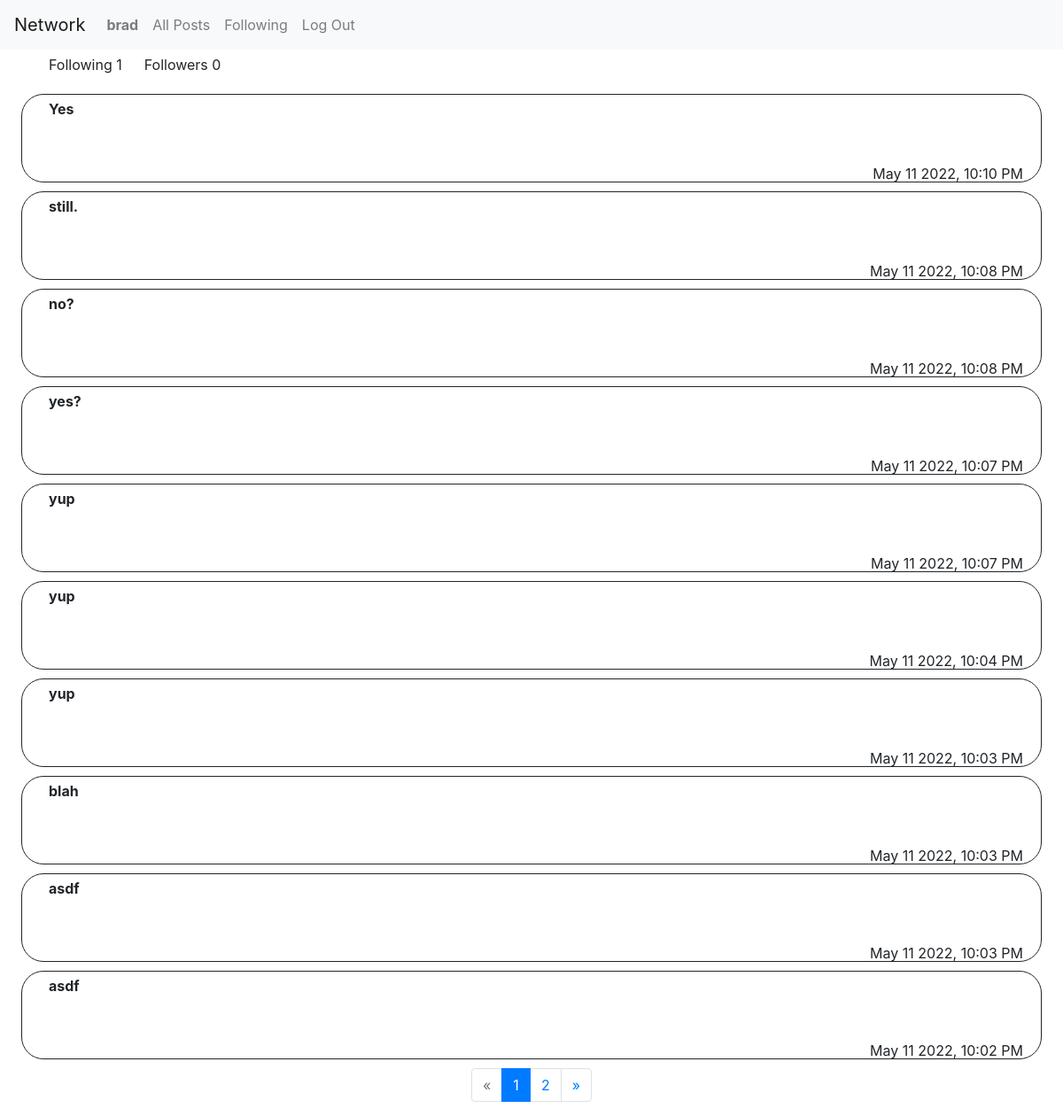
The page /profile/brad on the database its author committed.
### network/models.py (models this page shows)
class User(AbstractUser):
    username = models.CharField(max_length=24, default=None, unique=True)
    email = models.EmailField(max_length=20, default=None, unique=True)

class Post(models.Model):
    author = models.ForeignKey(User, on_delete=models.CASCADE, default=None, related_name="author")
    text = models.TextField(default=None)
    time = models.DateTimeField(auto_now_add=True)
    def serialize(self, same):
        return {
            "id": self.id,
            "author": self.author.username,
            "text": self.text,
            "time": self.time.strftime("%b %d %Y, %I:%M %p"),
            "same": same
        }

### network/views.py (the view)
# urls.py: path("profile/<str:username>", views.profile, name="profile"),
def profile(request, username):
    num = 1
    try:
        user = User.objects.get(username=username)
    except:
        return JsonResponse({"error": "User doesn't exist."}, status=404)
    post = Post.objects.all().filter(author=user).order_by("-time")
    followers = len(Follows.objects.all().filter(account=user, isfollowing=True))
    following = len(Follows.objects.all().filter(follower=user, isfollowing=True))
    postslist = []
    for p in post:
        if p.author.username == user:
            postslist.append(p.serialize(True))
        else:
            postslist.append(p.serialize(False))
    paginated = Paginator(postslist, 10)
    posts = paginated.page(num)
    if request.user == user:
        same = True
    else:
        same = False
    if posts.has_next():
        next = num + 1
    else:
        next = False
    previous = num - 1
    if previous == 0:
        previous = False
    return render(request, "network/profile.html", {
        'user': user,
        'posts': posts,
        'following': following,
        'followers': followers,
        'same': same,
        'posts': posts.object_list,
        'page_number': posts,
        'paginated': paginated,
        'p': posts.number,
        'previous': previous,
        'next': next
    })

### network/templates/network/profile.html (shortened to what this page needs)
{% extends "network/layout.html" %}
{% block body %}
{% load static %}
<div>
    <div id="followinfo">
        <p id="following">Following {{ following }}</p>
        <p id="followers">Followers <span id="followers_span">{{ followers }}</span></p>
    </div>
    <div id="profile_post_feed">
        <div class="profile_all_posts">
            {% for post in posts %}
                <div id="{{ post.id }}" class="post_div">
                    <p class="subject">{{ post.text }}</p>
                    <div>
                        <div class="datetime">
                            <p>{{ post.time }}</p>
                        </div>
                    </div>
                </div>
            {% endfor %}
        </div>
    </div>
</div>
<div class="footer">
    <nav aria-label="Page navigation example">
        <ul class="pagination justify-content-center">
            {% if previous != False %}
                <li class="page-item">
                    <a class="page-link" href="{% url 'profile_page' user=user num=previous %}" aria-label="Previous">
                        <span aria-hidden="true">&laquo;</span>
                    </a>
                </li>
            {% else %}
                <li class="page-item disabled">
                    <a class="page-link" href="#" aria-label="Previous" tabindex="-1" aria-disabled="true">
                        <span aria-hidden="true">&laquo;</span>
                    </a>
                </li>
            {% endif%}
            {% for number in paginated.page_range %}
                {% if number == 1 %}
                    {% if number == p %}
                        <li class="page-item active" aria-current="page"><a class="page-link" href="#">1<span class="sr-only">(current)</span></a></li>
                    {% else %}
                        <li class="page-item"><a class="page-link" href="{% url 'profile_page' user=user num=number %}">1</a></li>
                    {% endif %}
                {% elif number == p %}
                    <li class="page-item active" aria-current="page"><a class="page-link" href="#">{{ number }}<span class="sr-only">(current)</span></a></li>
                {% else %}
                    <li class="page-item"><a class="page-link" href="{% url 'profile_page' user=user num=number %}">{{ number }}</a></li>
                {% endif %}
            {% endfor %}
            {% if next != False %}
            <li class="page-item">
                <a class="page-link" href="{% url 'profile_page' user=user num=next %}" aria-label="Next">
                    <span aria-hidden="true">&raquo;</span>
                </a>
            </li>
            {% else %}
                <li class="page-item disabled">
                    <a class="page-link" href="#" aria-label="Next" tabindex="-1" aria-disabled="true">
                        <span aria-hidden="true">&raquo;</span>
                    </a>
                </li>
            {% endif %}
        </ul>
      </nav>
</div>
{% endblock %}

### network/templates/network/layout.html (shortened to what this page needs)
{% load static %}
<!DOCTYPE html>
<html lang="en">
    <head>
        <link rel="stylesheet" href="https://stackpath.bootstrapcdn.com/bootstrap/4.4.1/css/bootstrap.min.css">
        <link href="{% static 'network/styles.css' %}" rel="stylesheet">
    </head>
    <body>
        <nav class="navbar navbar-expand-lg navbar-light bg-light">
            <a class="navbar-brand" href="{% url 'index' %}">Network</a>
            <div>
              <ul class="navbar-nav mr-auto">
                {% if user.is_authenticated %}
                    <li class="nav-item">
                        <a class="nav-link username" href="{% url 'profile' username=user %}"><strong>{{ user.username }}</strong></a>
                    </li>
                {% endif %}
                <li class="nav-item">
                  <a class="nav-link" href="{% url 'index' %}">All Posts</a>
                </li>
                {% if user.is_authenticated %}
                    <li class="nav-item">
                        <a class="nav-link" href="{% url 'following' %}">Following</a>
                    </li>
                    <li class="nav-item">
                        <a class="nav-link" href="{% url 'logout' %}">Log Out</a>
                    </li>
                {% endif %}
              </ul>
            </div>
          </nav>
        <div class="body">
            {% block body %}
            {% endblock %}
        </div>
    </body>
</html>

### network/static/network/styles.css (style rules this page uses)
.datetime { bottom: 1px; height: 20px; position: absolute; right: 20px; text-align: right; width: 190px; }
.post_div { border: solid; border-radius: 25px; border-width: 1px; margin-bottom: 10px; margin-left: 2%; margin-right: 2%; min-height: 100px; position: relative; }
.subject { font-weight: bold; margin-left: 30px; margin-right: 50px; margin-top: 4px; text-align: justify; }
#followinfo { display: flex; flex-direction: row; margin: 5px; }
#followers { align-items: center; margin-left: 20px; }
#following { align-items: flex-start; margin-left: 5px; margin-right: 5px; padding-left: 45px; }

### rows shown on the page
User: username "brad"
Post: text "Yes"
Post: text "still."
Post: text "no?"
Post: text "yes?"
Post: text "yup"
Post: text "yup"
Post: text "yup"
Post: text "blah"
Post: text "asdf"
Post: text "asdf"

### other values the page prints
{{ following }} "1"
{{ followers }} "0"
{{ post.time }} "May 11 2022, 10:10 PM" "May 11 2022, 10:08 PM" "May 11 2022, 10:08 PM" "May 11 2022, 10:07 PM" "May 11 2022, 10:07 PM" "May 11 2022, 10:04 PM" "May 11 2022, 10:03 PM" "May 11 2022, 10:03 PM" "May 11 2022, 10:03 PM" "May 11 2022, 10:02 PM"
{{ number }} "2"
